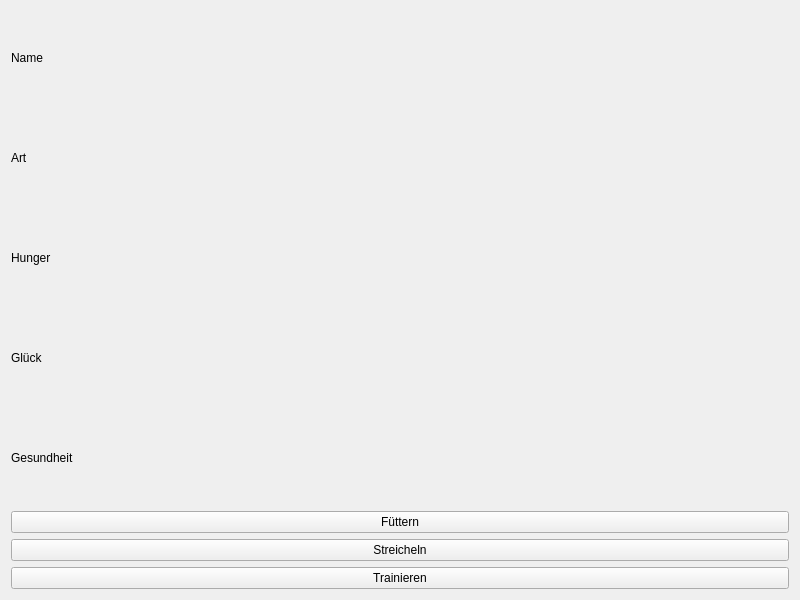
<?xml version="1.0" encoding="UTF-8"?>
<ui version="4.0">
 <class>MainScreen</class>
 <widget class="QWidget" name="MainScreen">
  <property name="geometry">
   <rect>
    <x>0</x>
    <y>0</y>
    <width>800</width>
    <height>600</height>
   </rect>
  </property>
  <property name="windowTitle">
   <string>PetPal - Hauptbildschirm</string>
  </property>
  <layout class="QVBoxLayout" name="verticalLayout">
    <item>
     <widget class="QLabel" name="nameLabel">
      <property name="text">
       <string>Name</string>
      </property>
     </widget>
    </item>
    <item>
     <widget class="QLabel" name="speciesLabel">
      <property name="text">
       <string>Art</string>
      </property>
     </widget>
    </item>
    <item>
     <widget class="QLabel" name="hungerLabel">
      <property name="text">
       <string>Hunger</string>
      </property>
     </widget>
    </item>
    <item>
     <widget class="QLabel" name="happinessLabel">
      <property name="text">
       <string>Glück</string>
      </property>
     </widget>
    </item>
    <item>
     <widget class="QLabel" name="healthLabel">
      <property name="text">
       <string>Gesundheit</string>
      </property>
     </widget>
    </item>
    <item>
     <widget class="QPushButton" name="feedButton">
      <property name="text">
       <string>Füttern</string>
      </property>
     </widget>
    </item>
    <item>
     <widget class="QPushButton" name="petButton">
      <property name="text">
       <string>Streicheln</string>
      </property>
     </widget>
    </item>
    <item>
     <widget class="QPushButton" name="trainButton">
      <property name="text">
       <string>Trainieren</string>
      </property>
     </widget>
    </item>
  </layout>
 </widget>
 <resources/>
 <connections/>
</ui>
